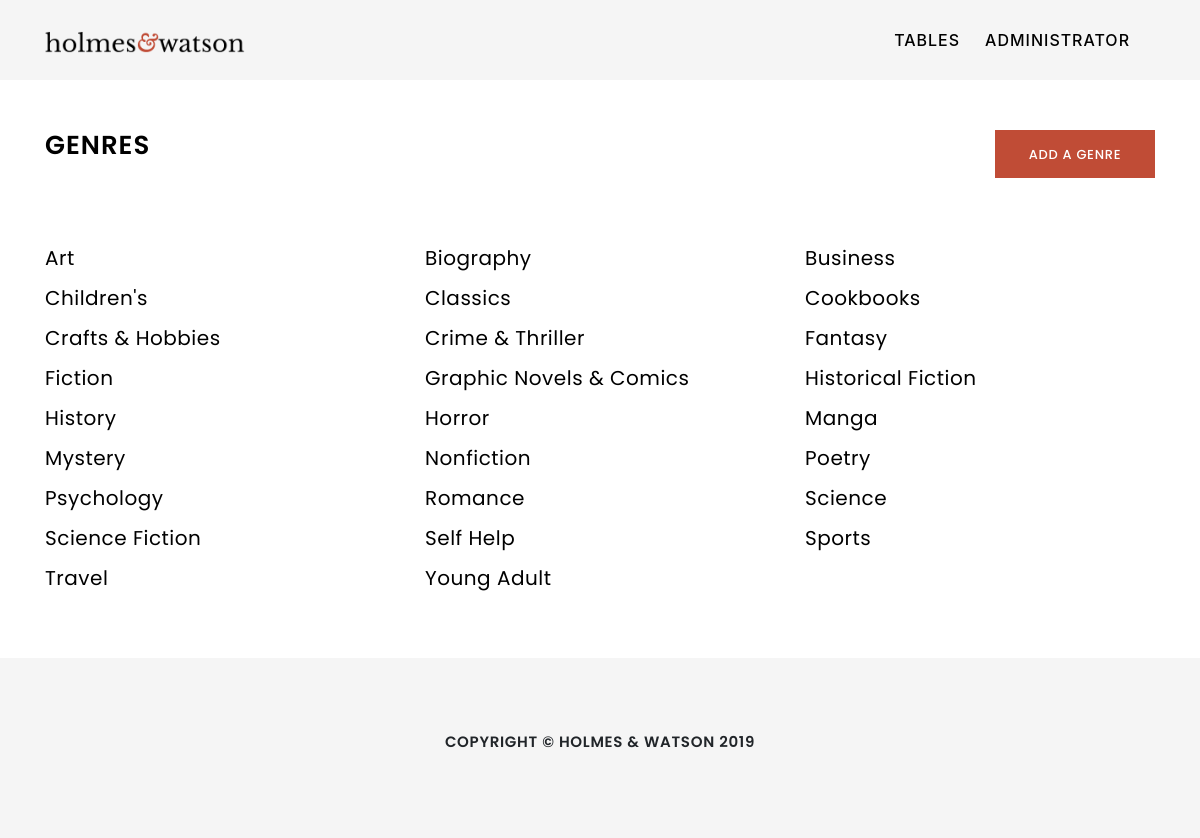
/admin_genres_index.php (signed in), run on the app's committed database.
### tables this page shows
CREATE TABLE `genres` (
  `id` int(11) NOT NULL,
  `genre` varchar(30) NOT NULL
);

### classes/Genre.php (called while the page is built, shortened)
<?php
class Genre {
    public static function all() {
        $sql = 'SELECT * FROM genres ORDER BY genre';
        $connection = Connection::getInstance();
        $stmt = $connection->prepare($sql);
        $success = $stmt->execute($params);
        if (!$success) {
            throw new Exception("Failed to retrieve genres");
        }
        else {
            $genres = $stmt->fetchAll(PDO::FETCH_CLASS, 'Genre');
            return $genres;
        }
    }
}
?>

### admin_genres_index.php (the view, shortened to what this page needs)
<?php
require_once 'classes/Genre.php';
try {
    $genres = Genre::all();
}
catch (Exception $ex) {
    die($ex->getMessage());
}
?>
<!DOCTYPE html>
<html>
<head>
    <?php require 'utils/styles.php'; ?>
</head>
<body>
    <?php require 'utils/admin_navbar.php'; ?>
    <div class="container">
        <div class="row filter-row">
            <div class="col-12 col-xl-6 col-lg-6 col-md-4 col-sm-6 table-name-col">
                <h2 class="section-heading">Genres</h2>
            </div>
            <div class="col-12 col-xl-2 offset-xl-4 col-lg-3 offset-lg-3 col-md-4 offset-md-4 col-sm-6">
                <a class="btn btn-primary" href="admin_genres_create.php" role="button">Add a genre</a>
            </div>
        </div>
        <div class="row genres-list-row">
            <?php foreach ($genres as $genre) { ?>
                <div class="col-6 col-xl-4 col-lg-4 col-md-4 col-sm-6 genre-card">
                    <h3 class="genre-card-label">
                        <a href="admin_genres_show.php?id=<?= $genre->id ?>"><?= $genre->genre ?></a>
                    </h3>
                </div>
            <?php } ?>
        </div>
    </div>
    <?php require 'utils/am_footer.php'; ?>
</body>
</html>

### styles/main.css (style rules this page uses)
html, body { height: 100%; margin: 0; padding: 0; }
body { font-size: 100%; }
h1, h2, h3, h4, h5, h6, p { margin-bottom: 0px; }
h2, h3, h4, h5, h6, navbar-expand-md .navbar-nav .nav-link, .dropdown-item, .form-control, .custom-select, .btn, th, .footer-para, .list-group-item, form label, .custom-file-label::after, .author-item a, td { font-family: 'Poppins', sans-serif; }
h2 { font-size: calc(20px + 0.5vw); }
h3, .modal-content .form-group .form-control { font-size: calc(14px + 0.5vw); }
h6, .dropdown-item, .btn, .error { font-size: 13px; }
a, .details-row table td a { text-decoration: none; }
a, span, .btn, .info-data-website, .book-title-sm, .article-title, .article-category, .article-card a img { -webkit-transition: ease-in-out 0.5s; transition: ease-in-out 0.5s; }
.btn { font-weight: 500; letter-spacing: 0.7px; text-transform: uppercase; }
.jumbotron-heading, .section-heading { font-weight: 600; text-transform: uppercase; color: #000; letter-spacing: 1px; margin-bottom: 0px; }
.genre-card-label a { color: #000; font-weight: 400; letter-spacing: 0.5px; }
.filter-row, .section-header-row { padding-top: 50px; }
.genres-list-row { padding: 60px 0px; }
.genre-card { margin-top: 8px; margin-bottom: 8px; }
.btn-primary { color: #fff; background-color: #c04c36; }
.btn { border: none!important; border-radius: 0px!important; padding: 15px 20px; }
.filter-row .btn { height: 48px; box-sizing: border-box; width: 100%; }

### data on the page
genres: genre "Art"
genres: genre "Biography"
genres: genre "Business"
genres: genre "Children's"
genres: genre "Classics"
genres: genre "Cookbooks"
genres: genre "Crafts & Hobbies"
genres: genre "Crime & Thriller"
genres: genre "Fantasy"
genres: genre "Fiction"
genres: genre "Graphic Novels & Comics"
genres: genre "Historical Fiction"
genres: genre "History"
genres: genre "Horror"
genres: genre "Manga"
genres: genre "Mystery"
genres: genre "Nonfiction"
genres: genre "Poetry"
genres: genre "Psychology"
genres: genre "Romance"
genres: genre "Science"
genres: genre "Science Fiction"
genres: genre "Self Help"
genres: genre "Sports"
genres: genre "Travel"
genres: genre "Young Adult"

### other printed values
$user->username "ADMINISTRATOR"
